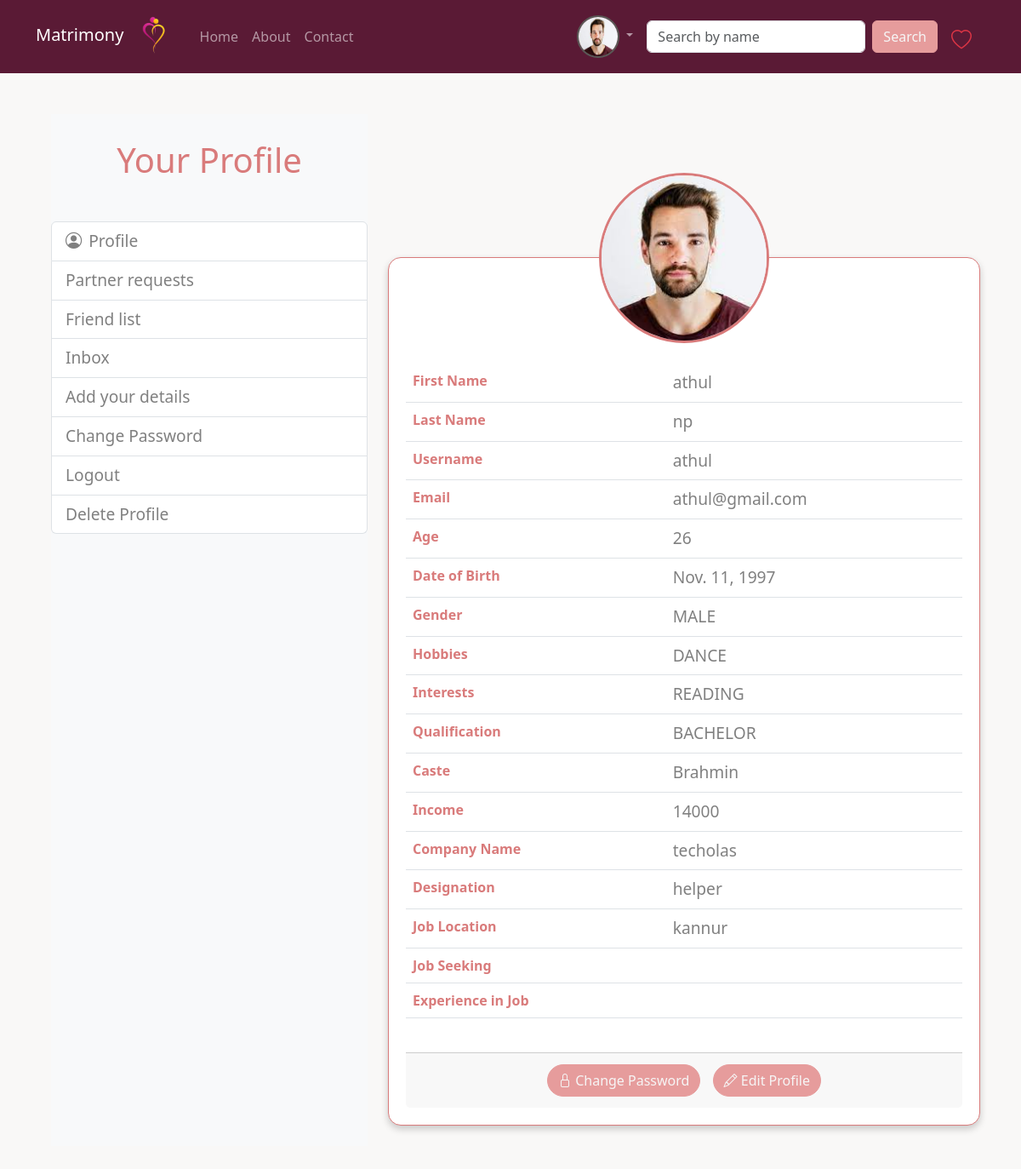
/profile/ (signed in), run on the app's committed database.
### account/models.py (models this page shows, shortened)
class User(AbstractUser):
    GENDER_CHOICES = (
        ('MALE', 'Male'),
        ('FEMALE', 'Female'),
        ('OTHERS', 'Other'),
    )
    EXPERTISE_CHOICES = (
        ('BEGINNER', 'Beginner'),
        ('IINTERMEDIATE', 'Intermediate'),
        ('EXPERT', 'Expert'),
    )
    INTERESTS_CHOICES = (
        ('READING', 'Reading'),
        ('WRITING', 'Writing'),
        ('MUSIC', 'Music'),
        ('OTHERS', 'Others'),
    )
    HOBBIES_CHOICES = (
        ('DANCE', 'Dance'),
        ('TRAVEL', 'Travel'),
        ('FOOTBALL', 'Football'),
        ('CRICKET', 'Cricket'),
        ('OTHER', 'Other_activities'),
    )
    profile_photo = models.ImageField(
        upload_to='profile_photos/',
        blank=True,
        verbose_name='Profile photo'
    )
    date_of_birth = models.DateField(
        null=True,
        blank=False,
        verbose_name='Date of birth'
    )
    gender = models.CharField(
        max_length=10,
        choices=GENDER_CHOICES,
        blank=False,
        verbose_name='Gender',
        default='MALE'
    )
    phone_number = models.CharField(
        max_length=15,
        unique=True,
        blank=True,
        null=True,
        verbose_name='Phone number'
    )
    age = models.PositiveIntegerField(null=True, blank=True)
    hobbies = models.TextField(max_length=255, blank=False)
    interests = models.TextField(max_length=255, blank=False)
    smoking_status = models.CharField(max_length=20,default='Non-smoker', choices=[('Non-smoker', 'Non-smoker'),('Smoker', 'Smoker'),('Occasional', 'Occasional'),])
    drinking_status = models.CharField(max_length=20,default='Non-drinker', choices=[('Non-drinker', 'Non-drinker'),('Drinker', 'Drinker'),('Occasional', 'Occasional'),])
    qualification = models.CharField(max_length=255, blank=False
                                     ,choices=[('SSLC', 'SSLC'), ('PLUSTWO', 'PLUSTWO'), ('BACHELOR', 'BACHELOR'), ('MASTERS', 'MASTERS'), ('PHD', 'PHD')]
)
    company_name = models.CharField(max_length=255, blank=True)
    designation = models.CharField(max_length=255, blank=True)
    location = models.CharField(max_length=255, blank=True)
    job_title = models.CharField(max_length=255, blank=True)
    expertise = models.CharField(
        max_length=100,
        choices=EXPERTISE_CHOICES,
        blank=True,
        verbose_name='Expertise',
        default=''
    )

### user/models.py (models this page shows, shortened)
class PersonalDetails(models.Model):
    user=models.OneToOneField(User,on_delete=models.CASCADE,related_name='personaldetails')
    fathers_name = models.CharField(max_length=255, blank=False,default='Unknown')
    fathers_job = models.CharField(max_length=255, blank=False,default='sales')
    mothers_name = models.CharField(max_length=255, blank=False,default='Unknown')
    mothers_job = models.CharField(max_length=255, blank=False,default='sales')
    siblings = models.PositiveIntegerField(default=0)
    income = models.PositiveIntegerField( blank=False,default=0)
    height = models.PositiveIntegerField( blank=False,default=0)
    weight = models.PositiveIntegerField(blank=False,default=0)
    caste = models.CharField(max_length=255, blank=False)
    religion = models.CharField(max_length=255, blank=False)
    horriscope = models.FileField(upload_to='horoscopes/')
    permanent_address=models.TextField(default='Unknown')
    present_address=models.TextField(default='Unknown')
    country=models.CharField(
        max_length=10,
        blank=False,
        verbose_name='country',
        default='NONE',
        choices=[('INDIA','India')]
    )
    state=models.CharField(
        max_length=100,
        blank=False,
        verbose_name='state',
        default='NONE',
        choices=[('KERALA','Kerala'),('TAMILNADU','Tamilnadu')]
    )
    district=models.CharField(
        max_length=100,
        blank=False,
        verbose_name='district',
        default='NONE',
        choices=[('WAYANAD','Wayanad'),('THRISSUR','Thrissur'),('THIRUVANANTHAPURAM','Thiruvananthapuram'),('PATHANAMTHITTA','Pathanamthitta')
                 ,('PALAKKAD','Palakkad'),('MALAPPURAM','Malappuram'),('KOTTAYAM','Kottayam'),('KOLLAM','Kollam')
                 ,('KOZHIKODE','Kozhikode'),('KASARKODE','Kasarkode'),('IDUKKI','Idukki'),('ERNAKULAM','Ernakulam'),('ALAPPUZHA','Alappuzha')]
    )
    caste = models.CharField( max_length=100,choices=[ ('Brahmin', 'Brahmin'), ('Kshatriya', 'Kshatriya'), ('Vaishya', 'Vaishya'),
    ('Shudra', 'Shudra'), ('Dalit', 'Dalit'), ('Koli', 'Koli'), ('Gujar', 'Gujar'),
    ('Lodhi', 'Lodhi'), (' Yadav', 'Yadav'), ('Jat', 'Jat') ,('Others','Others')]
    )
    religion = models.CharField(max_length=100,choices=[ ('Christianity', 'Christianity'), ('Islam', 'Islam'), ('Hinduism', 'Hinduism'),
    ('Buddhism', 'Buddhism'), ('Sikhism', 'Sikhism'), ('Judaism', 'Judaism'), ('Baha’i', 'Baha’i'), ('Jainism', 'Jainism'),
    ('Shintoism', 'Shintoism'), ('Cao Dai', 'Cao Dai'),('Others','Others')])

### account/views.py (the view)
# urls.py: path('profile/', ProfileView.as_view(), name='profile'),
class ProfileView(LoginRequiredMixin, TemplateView):
    template_name = 'accounts/profile_view.html'
    def get_context_data(self, **kwargs: Any):
        context = super().get_context_data(**kwargs)
        context['data'] = self.request.user
        return context

### account/templates/accounts/profile_view.html (shortened to what this page needs)
{% extends 'accounts/shared/accounts_base.html' %}
{% block styles %}
<link rel="stylesheet" href="https://cdnjs.cloudflare.com/ajax/libs/bootstrap-icons/1.10.3/font/bootstrap-icons.min.css">
{% endblock styles %}
{% block accounts_content %}
<br><br><br><br><br><br>
    <div class="card my-4 mx-4" style="max-width: 800px;">
        <div class="text-center">
            <img src="{{ data.profile_photo.url }}" alt="Profile Photo">
        </div>
        <table class="table mt-4">
            <tr>
                <th>First Name</th>
                <td>{{ data.first_name }}</td>
            </tr>
            <tr>
                <th>Last Name</th>
                <td>{{ data.last_name }}</td>
            </tr>
            <tr>
                <th>Username</th>
                <td>{{ data.username }}</td>
            </tr>
            <tr>
                <th>Email</th>
                <td>{{ data.email }}</td>
            </tr>
            <tr>
                <th>Age</th>
                <td>{{ data.age }}</td>
            </tr>
            <tr>
                <th>Date of Birth</th>
                <td>{{ data.date_of_birth }}</td>
            </tr>
            <tr>
                <th>Gender</th>
                <td>{{ data.gender }}</td>
            </tr>
            <tr>
                <th>Hobbies</th>
                <td>{{ data.hobbies }}</td>
            </tr>
            <tr>
                <th>Interests</th>
                <td>{{ data.interests }}</td>
            </tr>
            <tr>
                <th>Qualification</th>
                <td>{{ data.qualification }}</td>
            </tr>
            <tr>
                <th>Caste</th>
                <td>{{ data.personaldetails.caste }}</td>
            </tr>
            <tr>
                <th>Income</th>
                <td>{{ data.personaldetails.income }}</td>
            </tr>
            <tr>
                <th>Company Name</th>
                <td>{{ data.company_name }}</td>
            </tr>
            <tr>
                <th>Designation</th>
                <td>{{ data.designation }}</td>
            </tr>
            <tr>
                <th>Job Location</th>
                <td>{{ data.location }}</td>
            </tr>
            <tr>
                <th>Job Seeking</th>
                <td>{{ data.job_title }}</td>
            </tr>
            <tr>
                <th>Experience in Job</th>
                <td>{{ data.expertise }}</td>
            </tr>
        </table>
        <div class="card-footer mt-4">
            <a href="{% url 'account:password_change' %}" class="btn btn-custom">
                <i class="bi bi-lock"></i> Change Password
            </a>
            <a href="{% url 'account:profile_edit' %}" class="btn btn-custom">
                <i class="bi bi-pencil"></i> Edit Profile
            </a>
        </div>
    </div>
{% endblock accounts_content %}

### user/templates/usernav/shared/navbar.html (shortened to what this page needs)
{% load static %}
<!doctype html>
<html lang="en">
<head>
    <link href="https://cdn.jsdelivr.net/npm/bootstrap@5.3.2/dist/css/bootstrap.min.css" rel="stylesheet"
 />
    <link rel="stylesheet" href="https://cdn.jsdelivr.net/npm/bootstrap-icons@1.10.5/font/bootstrap-icons.css">
    {% block styles %}
    {% endblock styles %}
</head>
<body>
    <header>
            <nav class="navbar navbar-expand-sm navbar-dark " style="background-color: rgb(90, 26, 53);">
                <div class="container">
                    <a class="navbar-brand" href="#">Matrimony
                        <img src="{% static 'images/logo.png' %}" alt="" width="60" height="60">
                    </a>
                    <div class="collapse navbar-collapse" id="collapsibleNavId">
                        <ul class="navbar-nav me-auto mt-2 mt-lg-0">
                            <li class="nav-item mnav">
                                <a class="nav-link" href="{% url 'user:matrimonyhome' %}">Home</a>
                            </li>
                            <li class="nav-item mnav">
                                <a class="nav-link" href="{% url 'user:about' %}">About</a>
                            </li>
                            <li class="nav-item mnav">
                                <a class="nav-link" href="#">Contact</a>
                            </li>
                        </ul>
                        {% if user.is_authenticated %}
                        <ul class="navbar-nav ms-auto mt-2 mt-lg-0 me-2" >
                            <li class="nav-item dropdown">
                                <a class="nav-link dropdown-toggle" href="#" role="button" data-bs-toggle="dropdown" aria-expanded="false">
                                    <img src="{{user.profile_photo.url }}" alt="Profile Photo" width="50" height="50" style="border-radius: 25px;border: 2px solid rgb(90, 89, 86);" class="">
                                </a>
                              </li>
                        </ul>
                        {% endif %}
                        <form class="d-flex my-2 my-lg-0" method="get" action="{% url 'user:partner_search' %}">
                            <input class="form-control me-sm-2" type="text" name="name" placeholder="Search by name" />
                            <button class="btn my-2 my-sm-0" style="color: rgb(246, 245, 245); background-color: rgb(230, 156, 156); border-color: rgb(230, 156, 156);" type="submit">
                                Search
                            </button>
                        </form>
                        {% if user.is_authenticated %}
                        <li class="nav-item mt-2 fs-4 mx-3  " style="list-style: none;">
                            <a href="{% url 'user:favorites' %}">
                                <i class="bi bi-heart text-danger" ></i>
                            </a>
                        </li>
                        {% endif %}
                    </div>
                </div>
            </nav>
    </header>
    <main>
        {% block content %}
        {% endblock content %}
    </main>
</body>
</html>

### account/templates/accounts/profile_view.html (style rules this page uses)
body { background-color: rgb(249, 248, 247); }
.card { border-color: rgb(217, 123, 123); border-radius: 15px; padding: 20px; box-shadow: 0 4px 8px rgba(0, 0, 0, 0.2); background-color: white; }
.card img { border-radius: 100px; border: 3px solid rgb(217, 123, 123); width: 200px; height: 200px; object-fit: cover; margin-top:-120px ; }
.table th { color: rgb(217, 123, 123); font-weight: bold; }
.table td { font-size: larger; color: grey; }
.btn-custom { color: rgb(246, 245, 245); background-color: rgb(230, 156, 156); border-color: rgb(230, 156, 156); border-radius: 20px; margin: 5px; }
.card-footer { text-align: center; }

### data on the page
User: profile_photo (picture), first_name "athul", last_name "np", username "athul", email "athul@gmail.com", age "26", date_of_birth "Nov. 11, 1997", gender "MALE", hobbies "DANCE", interests "READING", qualification "BACHELOR", personaldetails.caste "Brahmin", personaldetails.income "14000", company_name "techolas", designation "helper", location "kannur"
